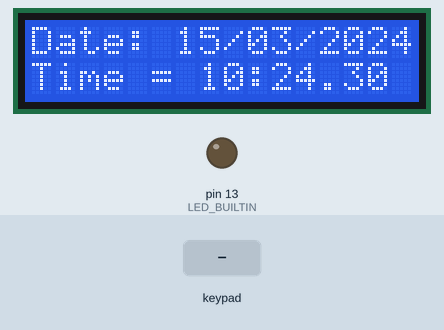
Simulated run of this sketch. Board: Arduino Uno, built with avr-gcc and run on an emulated ATmega328P. On the bench: 16×2 character LCD, output pins drawn as LEDs (lit = HIGH). The inputs (shaded band) are chosen by the test bench. The local clock reads 2024-03-15 10:24:30 at power-on unless the sketch sets it; what the sketch prints to the serial monitor is not drawn.

Above: at 1.0 s.
1.1 s: key 'A' pressed
At 1.94 s:
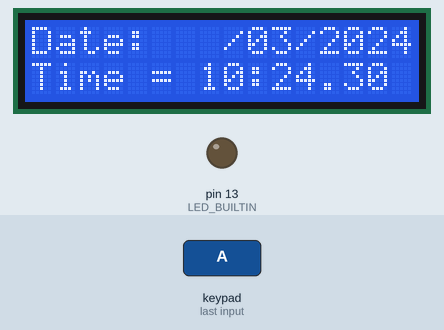
3.1 s: keypad keys 7 6 5 4 # pressed 0.4 s apart
At 6.0 s:
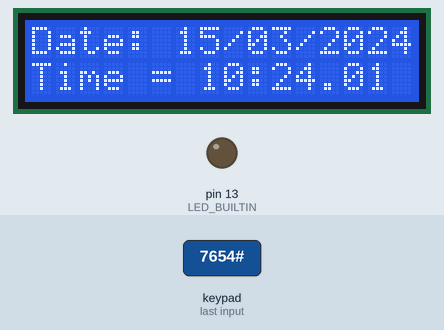
6.7 s: key 'B' pressed
At 7.51 s:
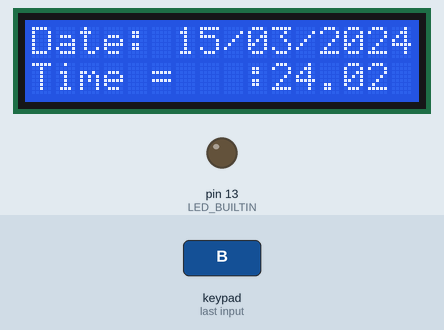
8.7 s: keypad keys 3 2 1 0 # pressed 0.4 s apart
At 14.1 s:
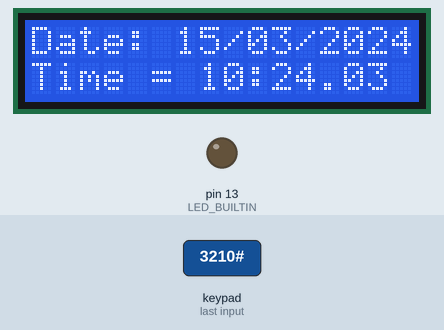
Timing chart, 0 to 14.7 s (numbered marks = the images above; inputs shaded):
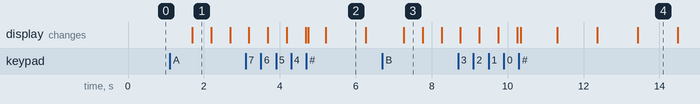

The sketch:

lab19_checkpoint2.ino
```cpp
#include <Arduino_FreeRTOS.h>
#include <semphr.h>
#include <LiquidCrystal_I2C.h>
#include <Keypad_I2C.h>
#include <Keypad.h>
#include <Wire.h>
#include <TimeLib.h>
#include <DS1307RTC.h>

// I2C Address ของ PCF8574 สำหรับ Keypad
#define I2CADDR 0x20

const byte ROWS = 4;
const byte COLS = 4;
char hexaKeys[ROWS][COLS] = {
  {'1', '2', '3', 'A'},
  {'4', '5', '6', 'B'},
  {'7', '8', '9', 'C'},
  {'*', '0', '#', 'D'}
};

byte rowPins[ROWS] = {7, 6, 5, 4};
byte colPins[COLS] = {3, 2, 1, 0};

// สถานะการทำงานร่วมกันระหว่าง Tasks
volatile int mode = 0;             // 0 = running mode, 1 = set time, 2 = set date
volatile int select_time = 0;      // 0 = hour, 1 = minute
volatile int select_date = 0;      // 0 = day, 1 = month, 2 = year
volatile bool isBlink = 0;         // สถานะการกะพริบตัวเลขบนหน้าจอ

// อุปกรณ์ I2C
LiquidCrystal_I2C lcd(0x27, 16, 2);
Keypad_I2C keypad(makeKeymap(hexaKeys), rowPins, colPins, ROWS, COLS, I2CADDR);
tmElements_t tm;                   // โครงสร้างข้อมูลเวลาจาก TimeLib

// Mutex สำหรับป้องกัน Bus Collision บน I2C (LCD, Keypad, RTC แชร์บัสร่วมกัน)
SemaphoreHandle_t xI2CMutex = NULL;

// Function Prototypes
void Task_Clock_Display(void *pvParameters);
void Task_Keypad(void *pvParameters);
void refresh_display(void);
void print_serial_time(void);
void print2digits(int number);
void print2digitsLCD(int number);

// FreeRTOS Stack Overflow Hook เพื่อตรวจจับและพิมพ์ชื่อ Task ที่ Stack ล้น
void vApplicationStackOverflowHook(TaskHandle_t xTask, char *pcTaskName) {
  (void) xTask;
  Serial.print(F("[FATAL] Stack Overflow in: "));
  Serial.println(pcTaskName);
  while (1);
}

void print2digits(int number) {
  if (number >= 0 && number < 10) {
    Serial.print('0');
  }
  Serial.print(number);
}

void print2digitsLCD(int number) {
  if (number >= 0 && number < 10) {
    lcd.print('0');
  }
  lcd.print(number);
}

// พิมพ์เวลาและวันที่ออก Serial Monitor
void print_serial_time() {
  Serial.print(F("Time: "));
  print2digits(tm.Hour);
  Serial.print(F(":"));
  print2digits(tm.Minute);
  Serial.print(F(":"));
  print2digits(tm.Second);
  Serial.print(F(" | Date: "));
  print2digits(tm.Day);
  Serial.print(F("/"));
  print2digits(tm.Month);
  Serial.print(F("/"));
  Serial.println(tmYearToCalendar(tm.Year));
}

// ฟังก์ชันรีเฟรชหน้าจอ LCD (ต้องเรียกภายใต้การ Lock Mutex)
void refresh_display() {
  // แถว 0: Date: DD/MM/YYYY (ความยาว 16 ช่องพอดี)
  lcd.setCursor(0, 0);
  lcd.print(F("Date: "));
  print2digitsLCD(tm.Day);
  lcd.print(F("/"));
  print2digitsLCD(tm.Month);
  lcd.print(F("/"));
  lcd.print(tmYearToCalendar(tm.Year));

  // แถว 1: Time = HH:MM.SS (ความยาว 16 ช่องพอดี)
  lcd.setCursor(0, 1);
  lcd.print(F("Time = "));
  print2digitsLCD(tm.Hour);
  lcd.print(F(":"));
  print2digitsLCD(tm.Minute);
  lcd.print(F("."));
  print2digitsLCD(tm.Second);
  lcd.print(F(" "));
}

void setup() {
  Serial.begin(9600);
  Serial.println();
  Serial.println(F("Lab19.2 RTOS Checkpoint 2"));

  // ดับไฟ LED บนบอร์ด (Pin 13) เริ่มต้น
  pinMode(LED_BUILTIN, OUTPUT);
  digitalWrite(LED_BUILTIN, LOW);

  // 1. สร้าง Mutex สำหรับควบคุม I2C Bus ก่อนเริ่ม Task
  xI2CMutex = xSemaphoreCreateMutex();

  // 2. กำหนดค่าเริ่มต้นให้กับอุปกรณ์ I2C
  Wire.begin();

  keypad.begin();
  lcd.init();
  lcd.backlight();
  lcd.home();

  // 3. อ่านค่าเวลาเริ่มต้นจาก DS1307
  if (!RTC.read(tm)) {
    tm.Hour = 12;
    tm.Minute = 0;
    tm.Second = 0;
    tm.Day = 1;
    tm.Month = 1;
    tm.Year = CalendarYrToTm(2026);
    tm.Wday = 1;
  }
  refresh_display();
  print_serial_time();

  // 4. จัดลำดับ Priority ใหม่:
  // ClockTask: Priority 2 (สูงสุด) เพื่อให้อ่าน RTC และเขียนจอ LCD ได้อย่างราบรื่นไม่โดนขัด
  // KeypadTask: Priority 1 สแกนปุ่มกดทุก 60ms ในช่วงที่ ClockTask หลับพัก
  xTaskCreate(Task_Clock_Display, "ClockTask", 200, NULL, 2, NULL);
  xTaskCreate(Task_Keypad, "KeypadTask", 200, NULL, 1, NULL);

  Serial.println(F("[OK] Scheduler Starting..."));
  Serial.flush();

  // 5. เริ่มต้นการทำงานของ RTOS Scheduler
  vTaskStartScheduler();
}

void loop() {
  // empty loop
}

//
// Task 1: จัดการเวลา และควบคุมการแสดงผลบนหน้าจอ LCD (Priority 2 - สูงสุด)
//
void Task_Clock_Display(void *pvParameters) {
  (void) pvParameters;

  while (1) {
    if (mode == 0) {
      // --- Running Mode: ตรวจเช็คเวลาจาก RTC ทุก 500ms เพื่อความลื่นไหลของเข็มวินาที ---
      if (xSemaphoreTake(xI2CMutex, pdMS_TO_TICKS(200)) == pdTRUE) {
        if (RTC.read(tm)) {
          refresh_display();
          print_serial_time();
        }
        xSemaphoreGive(xI2CMutex);
      }
      vTaskDelay(pdMS_TO_TICKS(500));
    } else if (mode == 1) {
      // --- Setting Time Mode: กระพริบหลักเวลาทุก 500ms ---
      if (xSemaphoreTake(xI2CMutex, pdMS_TO_TICKS(200)) == pdTRUE) {
        if (select_time == 1) {
          // กะพริบหลักนาที (ตำแหน่งช่องที่ 10-11 บรรทัดที่ 1)
          lcd.setCursor(10, 1);
          if (isBlink) {
            lcd.print(F("  "));
          } else {
            print2digitsLCD(tm.Minute);
          }
        } else {
          // กะพริบหลักชั่วโมง (ตำแหน่งช่องที่ 7-8 บรรทัดที่ 1)
          lcd.setCursor(7, 1);
          if (isBlink) {
            lcd.print(F("  "));
          } else {
            print2digitsLCD(tm.Hour);
          }
        }
        isBlink = !isBlink;
        xSemaphoreGive(xI2CMutex);
      }
      vTaskDelay(pdMS_TO_TICKS(500));
    } else if (mode == 2) {
      // --- Setting Date Mode: กระพริบหลักวันที่ทุก 500ms ---
      if (xSemaphoreTake(xI2CMutex, pdMS_TO_TICKS(200)) == pdTRUE) {
        if (select_date == 0) {
          // กะพริบหลักวัน (ตำแหน่งช่องที่ 6-7 บรรทัดที่ 0)
          lcd.setCursor(6, 0);
          if (isBlink) {
            lcd.print(F("  "));
          } else {
            print2digitsLCD(tm.Day);
          }
        } else if (select_date == 1) {
          // กะพริบหลักเดือน (ตำแหน่งช่องที่ 9-10 บรรทัดที่ 0)
          lcd.setCursor(9, 0);
          if (isBlink) {
            lcd.print(F("  "));
          } else {
            print2digitsLCD(tm.Month);
          }
        } else if (select_date == 2) {
          // กะพริบหลักปี (ตำแหน่งช่องที่ 12-15 บรรทัดที่ 0)
          lcd.setCursor(12, 0);
          if (isBlink) {
            lcd.print(F("    "));
          } else {
            lcd.print(tmYearToCalendar(tm.Year));
          }
        }
        isBlink = !isBlink;
        xSemaphoreGive(xI2CMutex);
      }
      vTaskDelay(pdMS_TO_TICKS(500));
    }
  }
}

//
// Task 2: สแกน Keypad และประมวลผลคำสั่งตั้งค่า (Priority 1)
//
void Task_Keypad(void *pvParameters) {
  (void) pvParameters;
  while (1) {
    char key = NO_KEY;

    // จอง Mutex สั้นๆ เพื่ออ่านค่าจาก Keypad ผ่าน PCF8574 บน I2C
    if (xSemaphoreTake(xI2CMutex, pdMS_TO_TICKS(50)) == pdTRUE) {
      key = keypad.getKey();
      xSemaphoreGive(xI2CMutex);
    }

    if (key != NO_KEY) {
      if (mode == 0) {
        // [โหมดปกติ]
        if (key == 'B') {
          // กด B เข้าสู่โหมดตั้งเวลา (เริ่มที่ชั่วโมง)
          mode = 1;
          select_time = 0;
          isBlink = 0;
          if (xSemaphoreTake(xI2CMutex, pdMS_TO_TICKS(200)) == pdTRUE) {
            refresh_display();
            xSemaphoreGive(xI2CMutex);
          }
        } else if (key == 'A') {
          // กด A เข้าสู่โหมดตั้งวันที่ (เริ่มที่วัน)
          mode = 2;
          select_date = 0;
          isBlink = 0;
          if (xSemaphoreTake(xI2CMutex, pdMS_TO_TICKS(200)) == pdTRUE) {
            refresh_display();
            xSemaphoreGive(xI2CMutex);
          }
        }
      } else if (mode == 1) {
        // [โหมดตั้งเวลา]
        if (key == 'B') {
          // สลับหลักการตั้งค่า: ชั่วโมง (0) <-> นาที (1)
          select_time = !select_time;
          isBlink = 0;
          if (xSemaphoreTake(xI2CMutex, pdMS_TO_TICKS(200)) == pdTRUE) {
            refresh_display();
            xSemaphoreGive(xI2CMutex);
          }
        } else if (key == 'C') {
          // เพิ่มค่าเวลา (+1)
          if (select_time == 1) {
            tm.Minute++;
            if (tm.Minute >= 60) tm.Minute = 0; // วน 0-59
          } else {
            tm.Hour++;
            if (tm.Hour >= 24) tm.Hour = 0;     // วน 0-23
          }
          isBlink = 0;
          if (xSemaphoreTake(xI2CMutex, pdMS_TO_TICKS(200)) == pdTRUE) {
            refresh_display();
            xSemaphoreGive(xI2CMutex);
          }
        } else if (key == 'D') {
          // ลดค่าเวลา (-1) ป้องกัน Underflow
          if (select_time == 1) {
            if (tm.Minute == 0) tm.Minute = 59;
            else tm.Minute--;
          } else {
            if (tm.Hour == 0) tm.Hour = 23;
            else tm.Hour--;
          }
          isBlink = 0;
          if (xSemaphoreTake(xI2CMutex, pdMS_TO_TICKS(200)) == pdTRUE) {
            refresh_display();
            xSemaphoreGive(xI2CMutex);
          }
        } else if (key == '#') {
          // กด '#' บันทึกเวลาลง DS1307
          tm.Second = 0;
          if (tm.Wday < 1 || tm.Wday > 7) tm.Wday = 1;

          if (xSemaphoreTake(xI2CMutex, pdMS_TO_TICKS(200)) == pdTRUE) {
            if (RTC.write(tm)) {
              Serial.println(F("[/] Write New Time Success"));
              mode = 0;
              refresh_display();
            } else {
              Serial.println(F("[!] Write New Time Failed"));
            }
            xSemaphoreGive(xI2CMutex);
          }
        }
      } else if (mode == 2) {
        // [โหมดตั้งวันที่]
        if (key == 'A') {
          // สลับหลักการตั้งค่า: วัน (0) -> เดือน (1) -> ปี (2) -> วัน (0)
          select_date = (select_date + 1) % 3;
          isBlink = 0;
          if (xSemaphoreTake(xI2CMutex, pdMS_TO_TICKS(200)) == pdTRUE) {
            refresh_display();
            xSemaphoreGive(xI2CMutex);
          }
        } else if (key == 'C') {
          // เพิ่มค่า (+1)
          if (select_date == 0) {
            tm.Day++;
            if (tm.Day > 31) tm.Day = 1; // วน 1-31
          } else if (select_date == 1) {
            tm.Month++;
            if (tm.Month > 12) tm.Month = 1; // วน 1-12
          } else if (select_date == 2) {
            int curYear = tmYearToCalendar(tm.Year);
            curYear++;
            if (curYear > 2099) curYear = 2000;
            tm.Year = CalendarYrToTm(curYear);
          }
          isBlink = 0;
          if (xSemaphoreTake(xI2CMutex, pdMS_TO_TICKS(200)) == pdTRUE) {
            refresh_display();
            xSemaphoreGive(xI2CMutex);
          }
        } else if (key == 'D') {
          // ลดค่า (-1)
          if (select_date == 0) {
            if (tm.Day <= 1) tm.Day = 31;
            else tm.Day--;
          } else if (select_date == 1) {
            if (tm.Month <= 1) tm.Month = 12;
            else tm.Month--;
          } else if (select_date == 2) {
            int curYear = tmYearToCalendar(tm.Year);
            curYear--;
            if (curYear < 2000) curYear = 2099;
            tm.Year = CalendarYrToTm(curYear);
          }
          isBlink = 0;
          if (xSemaphoreTake(xI2CMutex, pdMS_TO_TICKS(200)) == pdTRUE) {
            refresh_display();
            xSemaphoreGive(xI2CMutex);
          }
        } else if (key == '#') {
          // กด '#' บันทึกวันที่ลง DS1307
          tm.Second = 0; // เคลียร์วินาทีเป็น 0 และปลดล็อก Clock Halt (CH bit = 0)
          if (tm.Wday < 1 || tm.Wday > 7) tm.Wday = 1; // กำหนด Day of Week ให้ถูกต้อง (1-7)

          if (xSemaphoreTake(xI2CMutex, pdMS_TO_TICKS(200)) == pdTRUE) {
            if (RTC.write(tm)) {
              Serial.println(F("[/] Write New Date Success"));
              mode = 0;
              refresh_display();
            } else {
              Serial.println(F("[!] Write New Date Failed"));
            }
            xSemaphoreGive(xI2CMutex);
          }
        }
      }
    }
    vTaskDelay(pdMS_TO_TICKS(40));
  }
}
```

Measured:
- after the input at 3.1 s, the display: first differs from a run without the input after 1.6 s (image 2 shows a later state)
- after the input at 8.7 s, the display: first differs from a run without the input after 1.6 s (image 4 shows a later state)
- what the display in image 1 shows lasts 0.5 s, from 1.7 s to 2.2 s
- what the display in image 2 shows lasts 1.1 s, from 5.2 s to 6.3 s
